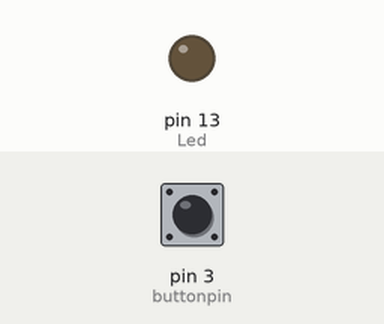
Simulated run of this sketch. Board: Arduino Uno, built with avr-gcc and run on an emulated ATmega328P. Parts: output pins drawn as LEDs (lit = HIGH). The inputs (shaded band) are chosen by the test bench; at power-on: pin 3 (buttonpin) LOW. What the sketch prints to the serial monitor is not drawn.

Above: at 2.8 s.
2.9 s: pin 3 (buttonpin) pulled HIGH for 1.2 s
At 3.8 s:
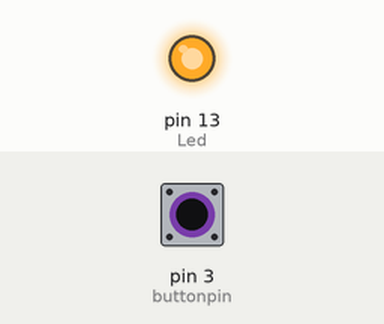
5.6 s: pin 3 (buttonpin) pulled HIGH for 3.2 s
At 9.4 s:
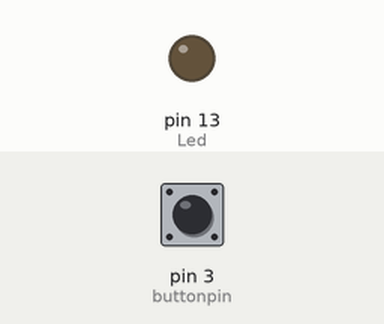
Timing chart, 0 to 10.9 s (numbered marks = the images above; inputs shaded):
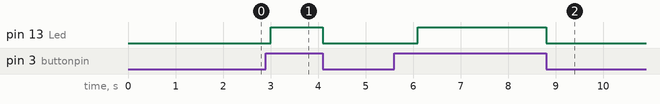

The sketch:

arduinoir.ino
```cpp
int Led=13;
#define FALSE 0
#define TRUE 1
int buttonpin=3;
int val;
int i=0,j=0;
static int g_counter = 0;
//http://www.yd-tech.com.tw/product_info.php/products_id/70965
void setup() {
  // put your setup code here, to run once:
  Serial.begin(9600);
  pinMode(Led,OUTPUT);
  pinMode(buttonpin,INPUT);
}

void loop() {
  // put your main code here, to run repeatedly:
  val=digitalRead(buttonpin);
  if(val==HIGH){
    digitalWrite(Led,HIGH);

    }else{
      digitalWrite(Led,LOW);
      i=1;
      delay(1000);
      if(i){
        j++;
        Serial.print(j);
        }
      }
}
```

Measured:
- after the input at 2.9 s, pin 13 (Led): LOW → HIGH after 0.10 s, → LOW 1.1 s later
- after the input at 5.6 s, pin 13 (Led): LOW → HIGH after 0.50 s, → LOW 2.7 s later
